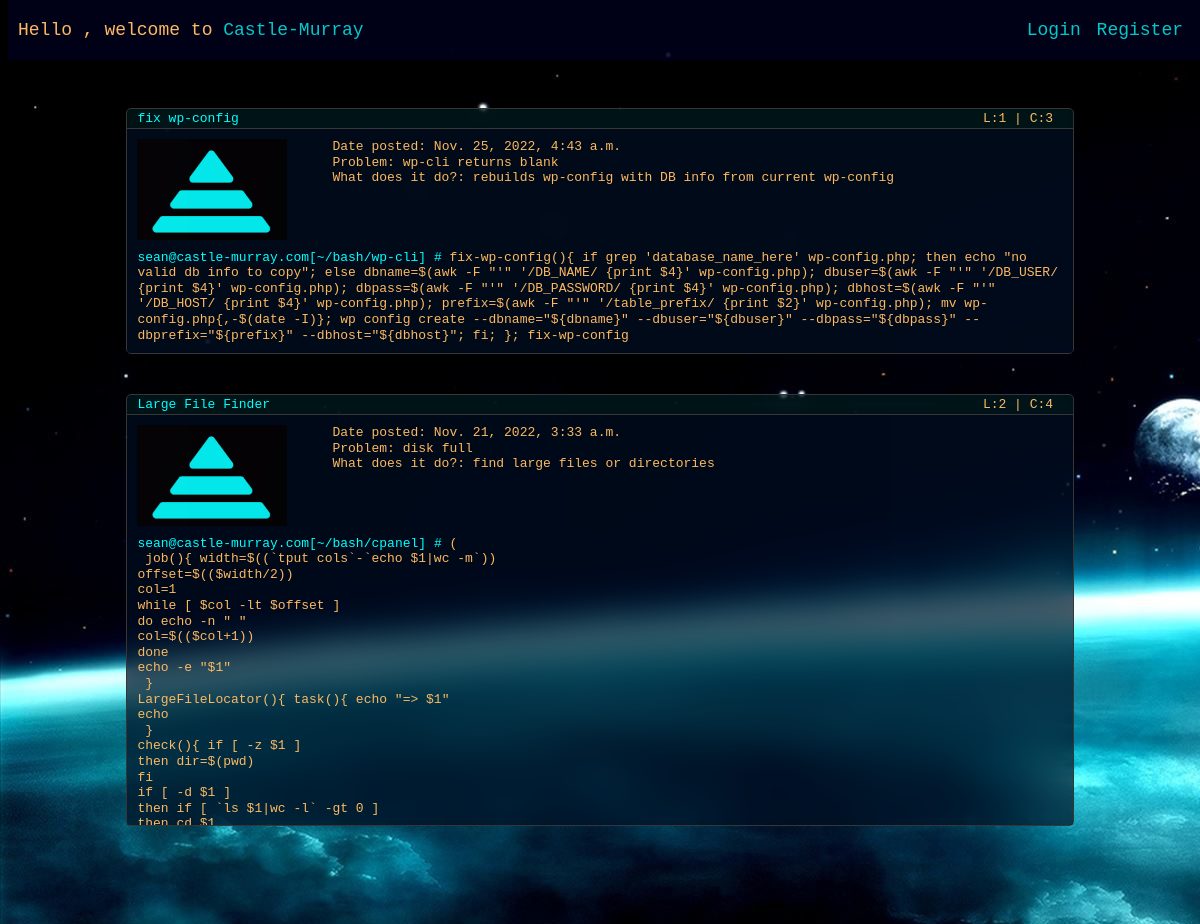
/, run on an earlier commit of the app's database.
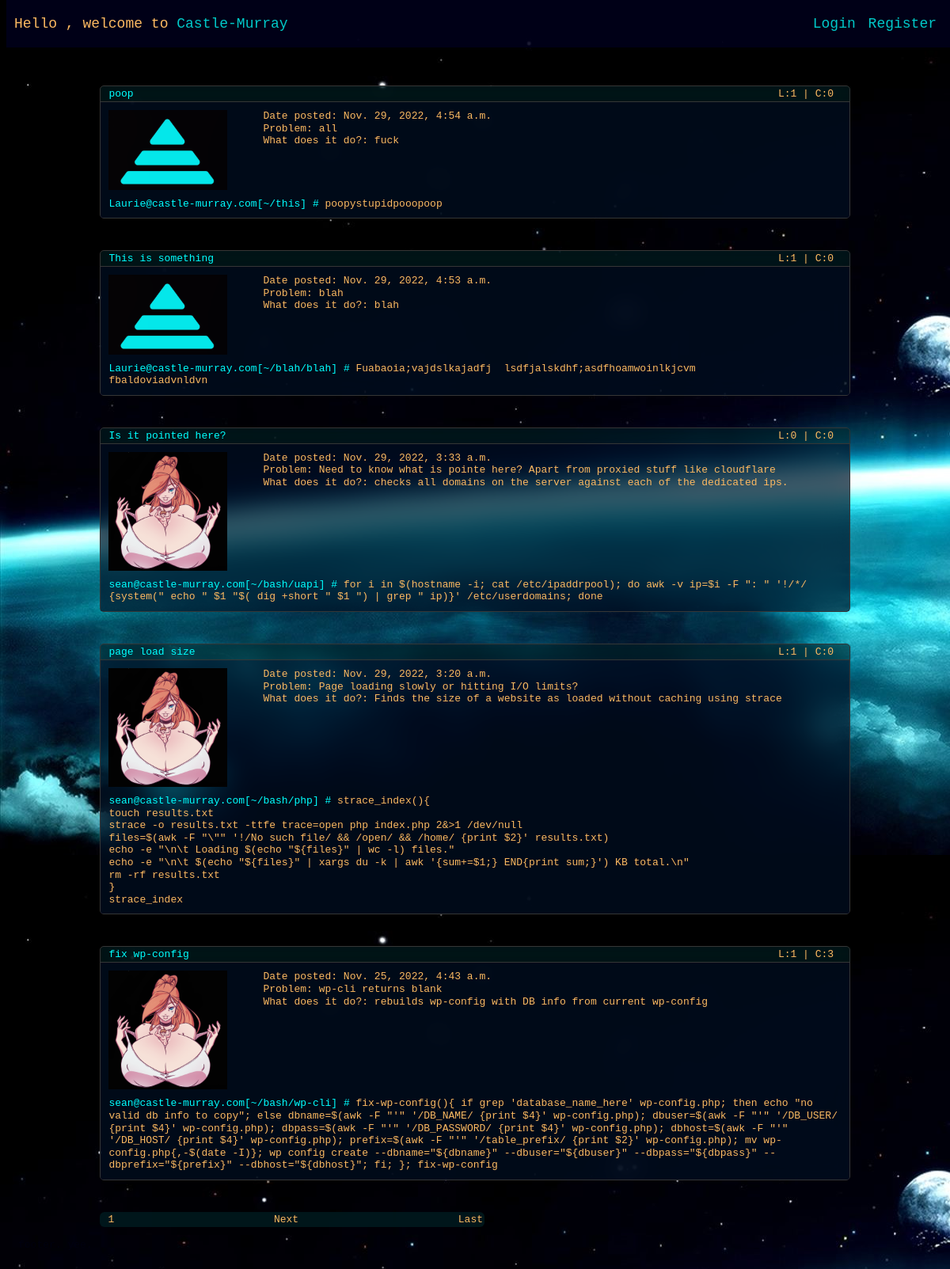
And on a later commit of the database.
### blog/models.py (models this page shows, shortened)
class Post(models.Model):
    title = models.CharField(max_length=100)
    content = models.TextField()
    date_posted = models.DateTimeField(default=timezone.now)
    author = models.ForeignKey(User, on_delete=models.CASCADE)
    use = models.CharField(max_length=500)
    problem = models.CharField(max_length=500)
    context = models.CharField(max_length=30)
    likes = models.ManyToManyField(User, related_name="blog_post")
    def total_likes(self):
        return self.likes.count()

### users/models.py (models this page shows, shortened)
class Profile(models.Model):
    user = models.OneToOneField(User, on_delete=models.CASCADE)
    image = models.ImageField(
        default='default.png',
        upload_to='profile_pics'
    )

### blog/views.py (the view)
# urls.py: path('', PostListView.as_view(), name='blog-home'),
class PostListView(ListView):
    model = Post
    template_name = 'blog/home.html'
    context_object_name = 'posts'
    ordering = ['-date_posted']
    paginate_by = 5

### blog/templates/blog/home.html (shortened to what this page needs)
{% extends "blog/base.html" %}
{% block content %}
{% for post in posts %}
<div class="post">
	<div class="post-title">
		<a href="{% url 'post-detail' post.id %}">{{ post.title }}</a>
		<span class="post-title-right">L:{{ post.total_likes }} | C:{{ post.comments.count }}</span>
	</div>
	<div class="postbody">
		<div name="neofetch">
			<div class="logo">
				<img src="{{ post.author.profile.image.url }}" alt="">
			</div>
			<div class="info">
				Date posted: {{ post.date_posted }} <br>
				Problem: {{ post.problem }} <br>
				What does it do?: {{ post.use }} <br>
			</div>
		</div>
		<div class="postlines">
			<span class="username"><a href="{% url 'user-posts' post.author %}">{{ post.author }}@castle-murray.com</a>[~/{{ post.context}}] # </span>
			<pre class="post-content">{{ post.content }}</pre>
		</div>
	</div>
</div>
{% endfor %}
{% if is_paginated %}
<div class="page-bar">
{% for num in page_obj.paginator.page_range %}
{% if page_obj.number == num %}
<a href="?page={{ num }}">{{ num }}</a>
{% endif%} {% endfor %}
{% if page_obj.has_next %}
		<a href="?page={{ page_obj.next_page_number }}">Next</a>
		<a href="?page={{ page_obj.paginator.num_pages }}">Last</a>
		{% endif %}
</div>
{% endif %}
{% endblock content %}

### blog/templates/blog/base.html (shortened to what this page needs)
{% load static %}
<!DOCTYPE html>
<html lang="en">
<head>
    <link rel="stylesheet" type="text/css" href="{% static 'blog/main.css' %}">
</head>
<body class="background">
    <div class="header sticky">
        Hello {{ user.username }}, welcome to <a href="{% url 'blog-home' %}">Castle-Murray</a>
        {% if user.is_authenticated %}
        <div class="header-center">
            <button class="post-button" onclick="window.location.href='{% url 'post-create' %}';">
                Post
            </button>
        </div>
        <div class="header-right">
            <a href="{% url 'profile' %}">Profile</a>
            <a href="{% url 'logout' %}">Logout</a>
        </div>
        {% else %}
        <div class="header-right">
            <a href="{% url 'login' %}">Login</a>
            <a href="{% url 'user-registration' %}">Register</a>
        </div>
        {% endif %}
    </div>
    <div class="main-div">
        {% block content %} {% endblock %}
    </div>
    <div class="footer">
    </div>
</body>
</html>

### blog/static/blog/main.css (style rules this page uses)
body { color: rgb(252, 185, 97); font-family: monospace; }
a { color: aqua; text-decoration: none; }
.background { background-image: url("bg.jpg"); background-attachment: fixed; }
.main-div { padding-top: 100px; width: 80%; margin: auto; }
.header { overflow: hidden; background-color: rgba(0, 0, 34, 0.7); padding: 20px 10px; backdrop-filter: blur(15px); z-index: 100; font-size: 18px; }
.header a { color: rgb(0, 201, 201); padding-right: 5px; transition: 0.25s; }
.header-right { float: right; padding-right: 30px; }
.sticky { position: fixed; top: 0; width: 100%; }
.post { padding: none; margin: none; background-color: rgba(0, 34, 39, 0.479); border-style: solid; margin-bottom: 40px; border: solid; border-width: 1px; border-radius: 5px; border-color: rgb(54, 54, 54); transition: 0.5s; backdrop-filter: blur(15px); }
pre { white-space: pre-wrap; white-space: -moz-pre-wrap; white-space: -pre-wrap; white-space: -o-pre-wrap; word-wrap: break-word; }
.post-title { width: 99%; display: inline-flex; flex-flow: row; justify-content: space-between; margin-top: 0px; margin-bottom: 0px; padding: 2px; padding-left: 10px; border-bottom: 0px; border-top-left-radius: 6px; backdrop-filter: blur(15px); }
.page-bar { width: 50%; display: inline-flex; background-color: rgba(0, 29, 34, 0.781); flex-flow: row; justify-content: space-between; margin-top: 0px; margin-bottom: 0px; padding: 2px; padding-left: 10px; border-radius: 6px; backdrop-filter: blur(15px); }
.page-bar a { color: rgb(252, 185, 97); transition: 0.5s; }
.post-title-right { display: inline; padding-right:0px; margin-right: 20px; }
.username { color: aqua; }
.username a { color: aqua; }
.postbody { background-color: rgba(0, 0, 34, 0.4); margin-top: none; padding: 5px; line-height: 1.2; max-height: 400px; overflow: hidden; overflow-y: auto; scrollbar-color: black; border-top: solid; border-color: rgb(54, 54, 54); border-width: 1px; }
.logo img { max-width: 150px; max-height: 150px; float: left; margin-right: 40px; padding: 5px; }
.info { width: auto; height: auto; padding: 5px }
.postlines { margin-top: 20px; position: relative; clear: both; padding: 5px; }
.post-content { text-align: left; display: inline; }
.footer { color: rgba(0, 0, 34, 0.308); padding: 15px; margin-top: 30; align-content: center; margin-bottom: 0px; }

What changed in the data, as far as the page shows it:
no longer on this page (row unchanged): Post: title "Large File Finder", total_likes "2", comments.count "4", author.profile.image (placeholder picture), date_posted "Nov. 21, 2022, 3:33 a.m.", problem "disk full", use "find large files or directories", author "sean", context "bash/cpanel", content "( job(){ width=$((`tput cols`-`echo $1|wc -m`)) offset=$(($width/2)) col=1 while [ $col -lt $offset ] do echo -n \" \" col=$(($col+1)) done echo -e \"$1\" } LargeFileLocator(){ task(){ echo \"=> $1\" echo } check(){ if [ -z $1 ] then dir=$(pwd) fi if [ -d $1 ] then if [ `ls $1|wc -l` -gt 0 ]…"
added Post: title "poop", total_likes "1", comments.count "0", author.profile.image (placeholder picture), date_posted "Nov. 29, 2022, 4:54 a.m.", problem "all", use "fuck", author "Laurie", context "this", content "poopystupidpooopoop"
added Post: title "This is something", total_likes "1", comments.count "0", author.profile.image (placeholder picture), date_posted "Nov. 29, 2022, 4:53 a.m.", problem "blah", use "blah", author "Laurie", context "blah/blah", content "Fuabaoia;vajdslkajadfj lsdfjalskdhf;asdfhoamwoinlkjcvm fbaldoviadvnldvn"
added Post: title "Is it pointed here?", total_likes "0", comments.count "0", author.profile.image (picture), date_posted "Nov. 29, 2022, 3:33 a.m.", problem "Need to know what is pointe here? Apart from proxied stuff like cloudflare", use "checks all domains on the server against each of the dedicated ips.", author "sean", context "bash/uapi", content "for i in $(hostname -i; cat /etc/ipaddrpool); do awk -v ip=$i -F \": \" '!/*/ {system(\" echo \" $1 \"$( dig +short \" $1 \") | grep \" ip)}' /etc/userdomains; done"
added Post: title "page load size", total_likes "1", comments.count "0", author.profile.image (picture), date_posted "Nov. 29, 2022, 3:20 a.m.", problem "Page loading slowly or hitting I/O limits?", use "Finds the size of a website as loaded without caching using strace", author "sean", context "bash/php", content "strace_index(){ touch results.txt strace -o results.txt -ttfe trace=open php index.php 2&>1 /dev/null files=$(awk -F \"\\\"\" '!/No such file/ && /open/ && /home/ {print $2}' results.txt) echo -e \"\\n\\t Loading $(echo \"${files}\" | wc -l) files.\" echo -e \"\\n\\t $(echo \"${files}\" | xargs du -k | awk '{sum+=$1;} END{print sum;}') KB total.\\n\" rm -rf results.txt } strace_index"
changed through a linked row, Post "fix wp-config": author.profile.image: picture added in place of a placeholder
Also different on the page:
new list line: "1"
text now shown: "Next Last"
